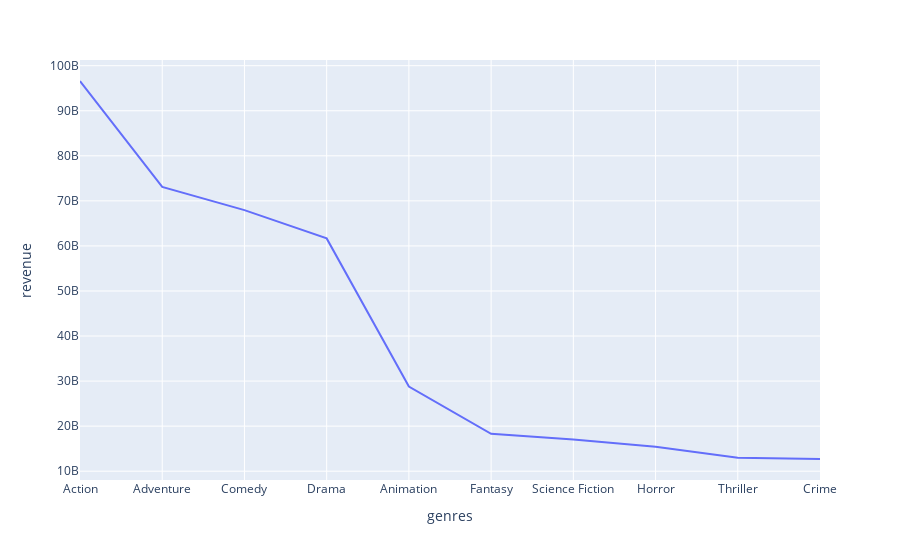

The cell this chart's notebook holds for it:
### Code cell
fig = px.line(gn, x="genres", y='revenue' )
fig.show()

### Figure 1 — Plotly figure (JSON) as saved in the notebook; plotly's stock layout.template omitted (floating-point values rounded to 4 significant figures)
{"data": [{"hovertemplate": "genres=%{x}<br>revenue=%{y}<extra></extra>", "legendgroup": "", "line": {"color": "#636efa", "dash": "solid"}, "marker": {"symbol": "circle"}, "mode": "lines", "name": "", "orientation": "v", "showlegend": false, "type": "scatter", "x": ["Action", "Adventure", "Comedy", "Drama", "Animation", "Fantasy", "Science Fiction", "Horror", "Thriller", "Crime"], "xaxis": "x", "y": [96606072845, 73107006764, 67952461496, 61667301024, 28797048213, 18303948327, 17046401611, 15432626119, 13003269735, 12705800478], "yaxis": "y"}], "layout": {"legend": {"tracegroupgap": 0}, "margin": {"t": 60}, "xaxis": {"anchor": "y", "domain": [0, 1], "title": {"text": "genres"}}, "yaxis": {"anchor": "x", "domain": [0, 1], "title": {"text": "revenue"}}}}
